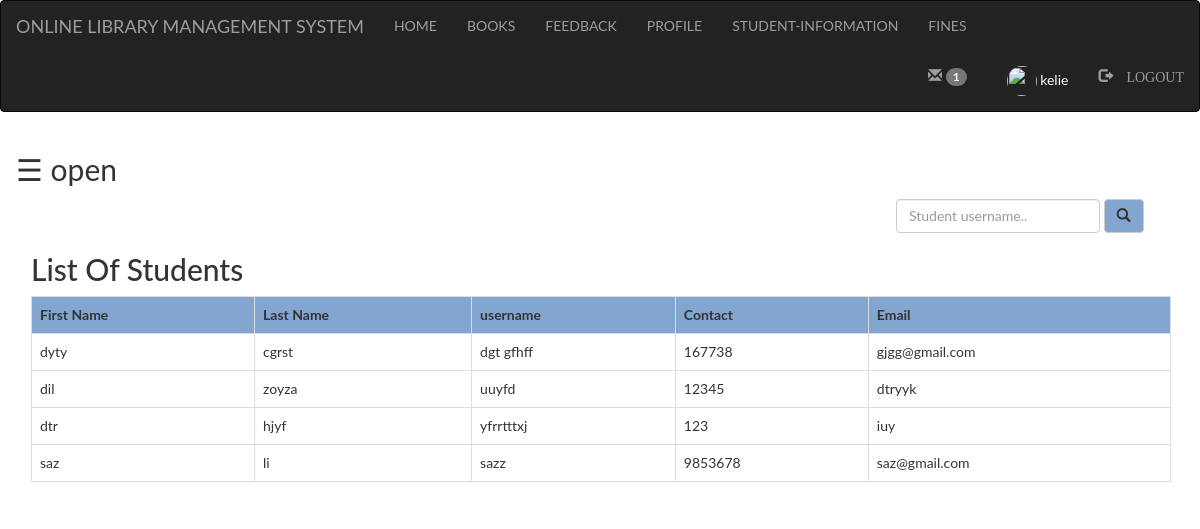
The page /admin/student.php (signed in) on the database its author committed.
### tables this page shows
CREATE TABLE `student` (
  `first` varchar(100) NOT NULL,
  `last` varchar(100) NOT NULL,
  `username` varchar(100) NOT NULL,
  `password` varchar(100) NOT NULL,
  `contact` int(100) NOT NULL,
  `email` varchar(100) NOT NULL,
  `pic` varchar(100) NOT NULL
);

### admin/student.php (the view, shortened to what this page needs)
<?php
	include "connection.php";
	include "navbar.php";
?>
<!DOCTYPE html>
<html>
<head>
</head>
<body>
<div id="main">
  <span style="font-size:30px;cursor:pointer" onclick="openNav()">&#9776; open</span>
<div class="container">
	<div class="srch">
		<form class="navbar-form" method="post" name="form1">
				<input class="form-control" type="text" name="search" placeholder="Student username.." required="">
				<button style="background-color: #82a6d0; " type="submit" name="submit" class="btn btn-default">
					<span class="glyphicon glyphicon-search"></span>
				</button>
		</form>
	</div>
	<h2>List Of Students</h2>
	<?php
		if(isset($_POST['submit']))
		{
			$q=mysqli_query($db,"SELECT first,last,username,contact,email FROM `student` where username like'%$_POST[search]%' ");
			if (mysqli_num_rows($q)==0)
			 {
			 	echo "Sorry! No student found with that username. Try searching again.";
			 }
			 else
			 {
				echo "<table class='table table-bordered table-hover'>";
				echo "<tr style='background-color: #82a6d0;'>";
					echo "<th>"; echo "First Name";	echo "</th>";
					echo "<th>"; echo "Last Name";	echo "</th>";
					echo "<th>"; echo "username";	echo "</th>";
					echo "<th>"; echo "Contact";	echo "</th>";
					echo "<th>"; echo "Email";	echo "</th>";
				echo "</tr>";
				while($row=mysqli_fetch_assoc($q))
				{
					echo "<tr>";
					echo "<td>"; echo $row['first']; echo "</td>";
					echo "<td>"; echo $row['last']; echo "</td>";
					echo "<td>"; echo $row['username']; echo "</td>";
					echo "<td>"; echo $row['contact']; echo "</td>";
					echo "<td>"; echo $row['email']; echo "</td>";
					echo "</tr>";
				}
				echo "</table>";
			 }
		}
			else
			{
				$res=mysqli_query($db,"SELECT first,last,username,contact,email FROM `student` ;");
				echo "<table class='table table-bordered table-hover'>";
				echo "<tr style='background-color: #82a6d0;'>";
					echo "<th>"; echo "First Name";	echo "</th>";
					echo "<th>"; echo "Last Name";	echo "</th>";
					echo "<th>"; echo "username";	echo "</th>";
					echo "<th>"; echo "Contact";	echo "</th>";
					echo "<th>"; echo "Email";	echo "</th>";
				echo "</tr>";
				while($row=mysqli_fetch_assoc($res))
				{
					echo "<tr>";
					echo "<td>"; echo $row['first']; echo "</td>";
					echo "<td>"; echo $row['last']; echo "</td>";
					echo "<td>"; echo $row['username']; echo "</td>";
					echo "<td>"; echo $row['contact']; echo "</td>";
					echo "<td>"; echo $row['email']; echo "</td>";
					echo "</tr>";
				}
				echo "</table>";
			}
	?>
	</div>
</body>
</html>

### admin/style.css (style rules this page uses)
html, body, div, span, object, iframe, h1, h2, h3, h4, h5, h6, p, blockquote, pre, abbr, address, cite, code, del, dfn, em, img, ins, kbd, q, samp, small, strong, sub, sup, var, b, i, dl, dt, dd, ol, ul, li, fieldset, form, label, legend, table, caption, tbody, tfoot, thead, tr, th, td, article, aside, canvas, details, figcaption, figure, footer, header, hgroup, menu, nav, section, summary, time, mark, audio, video { margin:0; padding:0; border:0; outline:0; font-size:100%; vertical-align:baseline; background:transparent; }
body { line-height:1; }
table { border-collapse:collapse; border-spacing:0; }
input, select { vertical-align:middle; }
input { height: 30px; width: 300px; }

### admin/student.php (style rules this page uses)
.srch { padding-left: 850px; }
body { font-family: "Lato", sans-serif; transition: background-color .5s; }
#main { transition: margin-left .5s; padding: 16px; }

### rows shown on the page
student: first "dyty", last "cgrst", username "dgt gfhff", contact "167738", email "gjgg@gmail.com"
student: first "dil", last "zoyza", username "uuyfd", contact "12345", email "dtryyk"
student: first "dtr", last "hjyf", username "yfrrtttxj", contact "123", email "iuy"
student: first "saz", last "li", username "sazz", contact "9853678", email "saz@gmail.com"

### other values the page prints
$c['total'] "1"
$_SESSION['login_user'] "kelie"
